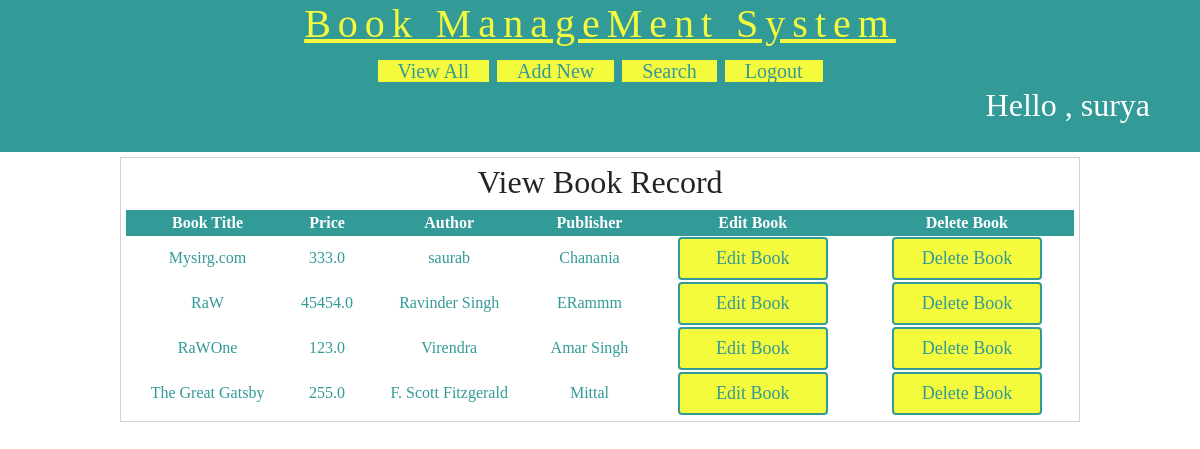
The app's page /BRM/view-books (signed in) with its own data.
### BRM/models.py (models this page shows, shortened)
class Book(models.Model):
    title=models.CharField(max_length=100)
    price=models.FloatField()
    author=models.CharField(max_length=110)
    publisher=models.CharField(max_length=220,help_text="Please enter publisher detalis")
    class Meta:
        ordering=['title']
    objects=models.Manager

### BRM/views.py (the view)
# urls.py: path('view-books',views.viewBook),
@login_required(login_url='/BRM/login')
def viewBook(request):
    username=request.session['username']
    books=Book.objects.all()
    res=render(request,"BRM/View_book.html",{'books':books,'username':username})
    return res

### template/BRM/View_book.html
{% extends 'BRM/layout.html' %}
{% block body %}<div id="main">
   	<h2> View Book Record </h2>
   	<table>
   		<thead>
   			<th>Book Title</th>
   			<th>Price </th>
   			<th>Author</th>
   			<th>Publisher</th>
   			<th>Edit Book</th>
   			<th>Delete Book</th>
   		</thead>
   		{% for book in books %}
   		<tr>
   			<td>{{book.title}}</td>
   			<td>{{book.price}}</td>
   			<td>{{book.author}}</td>
   			<td>{{book.publisher}}</td>
   			<td><a class="btn" href="/BRM/edit-book?bookid={{book.id}}">Edit Book</a></td>
   			<td><a class="btn" href="/BRM/delete-book?bookid={{book.id}}">Delete Book</a></td>
   		</tr>
   		{% endfor %}
   	</table>
   </div>{% endblock %}

### template/BRM/layout.html (shortened to what this page needs)
<!DOCTYPE html>
<html lang="en">
{% load static %}
<head>
    <link rel="stylesheet" href="https://maxcdn.bootstrapcdn.com/bootstrap/4.4.1/css/bootstrap.min.css">
    <link rel="stylesheet" type="text/css" href="{% static 'css/BRMStyle.css' %}">
</head>
<body>
<div id="header">
<h1>Book ManageMent System</h1>
<div id="nav">
<a href="/BRM/view-books">View All</a>
<a href="/BRM/new-book">Add New</a>
<a href="/BRM/search-book">Search</a>
<a href="/BRM/logout">Logout</a>
</div id="header">
<div id="hello"> <h2>Hello ,  {{username}}</h2> </div>
</div >
   {% block body %}<body></body>{% endblock %}
</body>
</html>

### static/css/BRMStyle.css (style rules this page uses)
body { background-color:white; margin:0px 0px 0px 0px; font-family:"calibri"; }
#header { background-color:#329A97; padding-bottom:20px; text-align:center; }
#header h1 { text-align:center; color:#F4FA3C; letter-spacing:7px; text-decoration:underline; }
#nav { width:60%; margin:auto; }
#nav a { background-color:#F4FA3C; width:150px; border:solid 2px #329A97; font-size:20px; text-decoration:none; color:#329A97; padding-left:20px; padding-right:20px; }
#main { margin: auto; border:solid 1px lightgray; width:80%; padding:5px; margin-top:5px; }
#main form, #main h2 { text-align:center; }
#main table { width:100%; text-align:center; color:#329A97; }
#main table th { background-color: #329A97; color:white; }
.btn { background-color:#F4FA3C; width:150px; border:solid 2px #329A97; font-size:18px; text-decoration:none; color:#329A97; padding-left:10px; padding-right:10px; }
#hello { text-align:right; margin-right:50px; font-size:20px; color:white; }
#nav { width:60%; margin: auto; }
#hello { text-align: right; margin-right: 50px; font-size: 20px; color:white; }

### records on screen
Book: title "Mysirg.com", price "333.0", author "saurab", publisher "Chanania"
Book: title "RaW", price "45454.0", author "Ravinder Singh", publisher "ERammm"
Book: title "RaWOne", price "123.0", author "Virendra", publisher "Amar Singh"
Book: title "The Great Gatsby", price "255.0", author "F. Scott Fitzgerald", publisher "Mittal"

### other values on screen
{{ username }} "surya"
